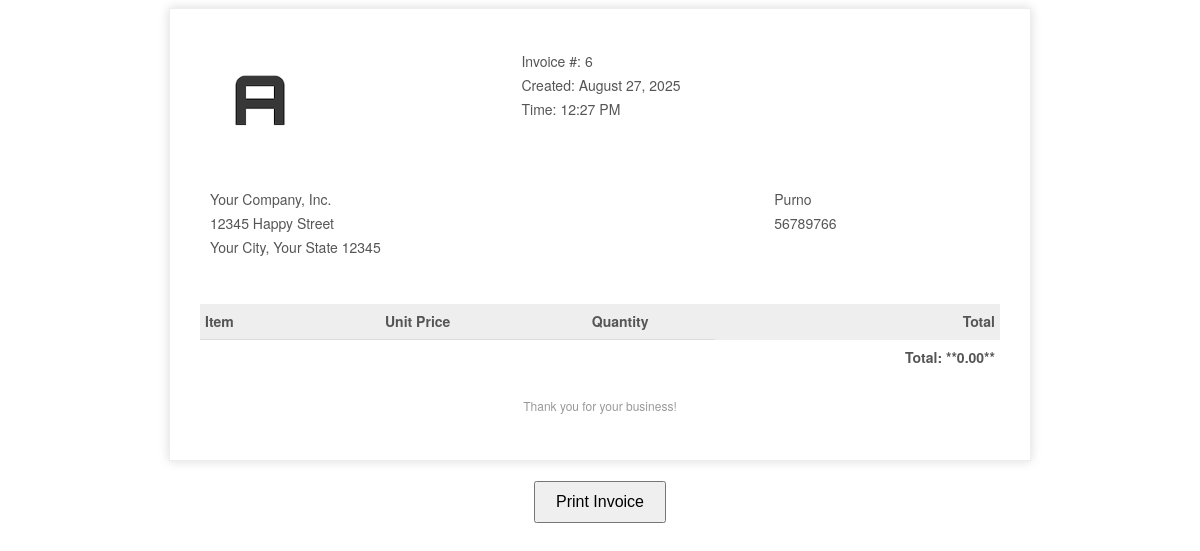
The page /pos/pages/sales/invoice.php?sale_id=6 on the database its author committed.
### tables this page shows
CREATE TABLE `sales` (
  `id` int(11) NOT NULL,
  `customer_id` int(11) NOT NULL,
  `total_amount` decimal(10,2) NOT NULL,
  `sale_date` datetime NOT NULL
);

CREATE TABLE `customers` (
  `id` int(11) NOT NULL,
  `name` varchar(255) NOT NULL,
  `phone` varchar(20) DEFAULT NULL,
  `email` varchar(255) DEFAULT NULL,
  `address` text DEFAULT NULL,
  `created_at` datetime NOT NULL,
  `updated_at` datetime DEFAULT NULL
);

### pos/pages/sales/invoice.php (the view, shortened to what this page needs)
<?php
include_once __DIR__ . '/../../config.php';
$sales_id = $_GET['sale_id'];
$sql_sales = "SELECT s.*, c.name AS customer_name, c.phone FROM sales s LEFT JOIN customers c ON s.customer_id = c.id WHERE s.id = ?";
$stmt_sales = $conn->prepare($sql_sales);
$stmt_sales->bind_param("i", $sales_id);
$stmt_sales->execute();
$result_sales = $stmt_sales->get_result();
$sale = $result_sales->fetch_assoc();
?>
<!DOCTYPE html>
<html lang="en">
<head>
</head>
<body>
    <div class="invoice-box">
        <table>
            <tr class="top">
                <td colspan="4">
                    <table>
                        <tr>
                            <td class="title">
                                <img src="../../dist/dist/img/AdminLTELogo.png" style="width:100%; max-width:100px;">
                            </td>
                            <td>
                                Invoice #: <?php echo htmlspecialchars($sale['id']); ?><br>
                                Created: <?php echo date('F j, Y', strtotime($sale['sale_date'])); ?><br>
                                Time: <?php echo date('h:i A', strtotime($sale['sale_date'])); ?>
                            </td>
                        </tr>
                    </table>
                </td>
            </tr>
            <tr class="information">
                <td colspan="4">
                    <table>
                        <tr>
                            <td>
                                Your Company, Inc.<br>
                                12345 Happy Street<br>
                                Your City, Your State 12345
                            </td>
                            <td>
                                <?php echo htmlspecialchars($sale['customer_name'] ?: 'Guest Customer'); ?><br>
                                <?php echo htmlspecialchars($sale['phone'] ?: 'N/A'); ?>
                            </td>
                        </tr>
                    </table>
                </td>
            </tr>
            <tr class="heading">
                <td>Item</td>
                <td style="text-align: center;">Unit Price</td>
                <td style="text-align: center;">Quantity</td>
                <td style="text-align: right;">Total</td>
            </tr>
            <?php
            $grand_total = 0;
            ?>
            <tr class="total">
                <td colspan="3"></td>
                <td style="text-align: right;">
                    Total: **<?php echo htmlspecialchars(number_format($grand_total, 2)); ?>**
                </td>
            </tr>
        </table>
        <div class="invoice-footer">
            <p>Thank you for your business!</p>
        </div>
    </div>
    <div class="print-button">
        <button onclick="window.print()" style="padding: 10px 20px; font-size: 16px;">Print Invoice</button>
    </div>
</body>
</html>

### pos/pages/sales/invoice.php (style rules this page uses)
body { font-family: 'Helvetica Neue', 'Helvetica', Helvetica, Arial, sans-serif; font-size: 14px; color: #555; }
.invoice-box { max-width: 800px; margin: auto; padding: 30px; border: 1px solid #eee; box-shadow: 0 0 10px rgba(0, 0, 0, .15); line-height: 24px; }
.invoice-box table { width: 100%; line-height: inherit; text-align: left; border-collapse: collapse; }
.invoice-box table td { padding: 5px; vertical-align: top; }
.invoice-box table tr.top table td { padding-bottom: 20px; }
.invoice-box table tr.top table td.title { font-size: 45px; line-height: 45px; color: #333; }
.invoice-box table tr.information table td { padding-bottom: 40px; }
.invoice-box table tr.heading td { background: #eee; border-bottom: 1px solid #ddd; font-weight: bold; }
.invoice-box table tr.total td:nth-child(2) { border-top: 2px solid #eee; font-weight: bold; }
.invoice-footer { text-align: center; margin-top: 20px; font-size: 12px; color: #999; }
.print-button { margin-top: 20px; text-align: center; }

### rows shown on the page
sales: id "6", sale_date "August 27, 2025", sale_date "12:27 PM", customer.name "Purno", customer.phone "56789766"

### other values the page prints
$grand_total "0.00"
